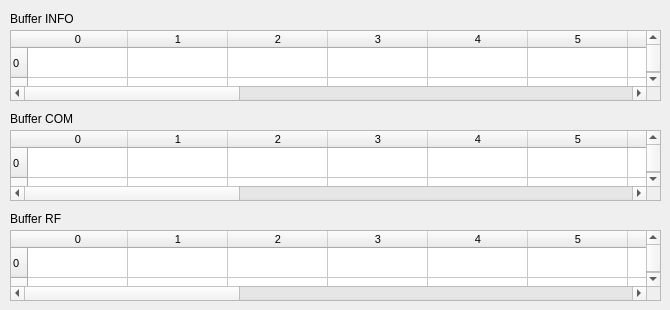
    <widget class="QWidget" name="tab_4">
     <attribute name="title">
      <string>Buffers</string>
     </attribute>
     <widget class="QTableWidget" name="table_buff_info">
      <property name="geometry">
       <rect>
        <x>10</x>
        <y>30</y>
        <width>651</width>
        <height>71</height>
       </rect>
      </property>
      <property name="font">
       <font>
        <pointsize>8</pointsize>
       </font>
      </property>
      <row>
       <property name="text">
        <string>0</string>
       </property>
      </row>
      <row>
       <property name="text">
        <string>16</string>
       </property>
      </row>
      <row>
       <property name="text">
        <string>32</string>
       </property>
      </row>
      <column>
       <property name="text">
        <string>0</string>
       </property>
      </column>
      <column>
       <property name="text">
        <string>1</string>
       </property>
      </column>
      <column>
       <property name="text">
        <string>2</string>
       </property>
      </column>
      <column>
       <property name="text">
        <string>3</string>
       </property>
      </column>
      <column>
       <property name="text">
        <string>4</string>
       </property>
      </column>
      <column>
       <property name="text">
        <string>5</string>
       </property>
      </column>
      <column>
       <property name="text">
        <string>6</string>
       </property>
      </column>
      <column>
       <property name="text">
        <string>7</string>
       </property>
      </column>
      <column>
       <property name="text">
        <string>8</string>
       </property>
      </column>
      <column>
       <property name="text">
        <string>9</string>
       </property>
      </column>
      <column>
       <property name="text">
        <string>10</string>
       </property>
      </column>
      <column>
       <property name="text">
        <string>11</string>
       </property>
      </column>
      <column>
       <property name="text">
        <string>12</string>
       </property>
      </column>
      <column>
       <property name="text">
        <string>13</string>
       </property>
      </column>
      <column>
       <property name="text">
        <string>14</string>
       </property>
      </column>
      <column>
       <property name="text">
        <string>15</string>
       </property>
      </column>
      <column>
       <property name="text">
        <string>Ascii</string>
       </property>
      </column>
     </widget>
     <widget class="QTableWidget" name="table_buff_com">
      <property name="geometry">
       <rect>
        <x>10</x>
        <y>130</y>
        <width>651</width>
        <height>71</height>
       </rect>
      </property>
      <property name="font">
       <font>
        <pointsize>8</pointsize>
       </font>
      </property>
      <row>
       <property name="text">
        <string>0</string>
       </property>
      </row>
      <row>
       <property name="text">
        <string>16</string>
       </property>
      </row>
      <row>
       <property name="text">
        <string>32</string>
       </property>
      </row>
      <column>
       <property name="text">
        <string>0</string>
       </property>
      </column>
      <column>
       <property name="text">
        <string>1</string>
       </property>
      </column>
      <column>
       <property name="text">
        <string>2</string>
       </property>
      </column>
      <column>
       <property name="text">
        <string>3</string>
       </property>
      </column>
      <column>
       <property name="text">
        <string>4</string>
       </property>
      </column>
      <column>
       <property name="text">
        <string>5</string>
       </property>
      </column>
      <column>
       <property name="text">
        <string>6</string>
       </property>
      </column>
      <column>
       <property name="text">
        <string>7</string>
       </property>
      </column>
      <column>
       <property name="text">
        <string>8</string>
       </property>
      </column>
      <column>
       <property name="text">
        <string>9</string>
       </property>
      </column>
      <column>
       <property name="text">
        <string>10</string>
       </property>
      </column>
      <column>
       <property name="text">
        <string>11</string>
       </property>
      </column>
      <column>
       <property name="text">
        <string>12</string>
       </property>
      </column>
      <column>
       <property name="text">
        <string>13</string>
       </property>
      </column>
      <column>
       <property name="text">
        <string>14</string>
       </property>
      </column>
      <column>
       <property name="text">
        <string>15</string>
       </property>
      </column>
      <column>
       <property name="text">
        <string>Ascii</string>
       </property>
      </column>
     </widget>
     <widget class="QTableWidget" name="table_buff_RF">
      <property name="geometry">
       <rect>
        <x>10</x>
        <y>230</y>
        <width>651</width>
        <height>71</height>
       </rect>
      </property>
      <property name="font">
       <font>
        <pointsize>8</pointsize>
       </font>
      </property>
      <row>
       <property name="text">
        <string>0</string>
       </property>
      </row>
      <row>
       <property name="text">
        <string>16</string>
       </property>
      </row>
      <row>
       <property name="text">
        <string>32</string>
       </property>
      </row>
      <column>
       <property name="text">
        <string>0</string>
       </property>
      </column>
      <column>
       <property name="text">
        <string>1</string>
       </property>
      </column>
      <column>
       <property name="text">
        <string>2</string>
       </property>
      </column>
      <column>
       <property name="text">
        <string>3</string>
       </property>
      </column>
      <column>
       <property name="text">
        <string>4</string>
       </property>
      </column>
      <column>
       <property name="text">
        <string>5</string>
       </property>
      </column>
      <column>
       <property name="text">
        <string>6</string>
       </property>
      </column>
      <column>
       <property name="text">
        <string>7</string>
       </property>
      </column>
      <column>
       <property name="text">
        <string>8</string>
       </property>
      </column>
      <column>
       <property name="text">
        <string>9</string>
       </property>
      </column>
      <column>
       <property name="text">
        <string>10</string>
       </property>
      </column>
      <column>
       <property name="text">
        <string>11</string>
       </property>
      </column>
      <column>
       <property name="text">
        <string>12</string>
       </property>
      </column>
      <column>
       <property name="text">
        <string>13</string>
       </property>
      </column>
      <column>
       <property name="text">
        <string>14</string>
       </property>
      </column>
      <column>
       <property name="text">
        <string>15</string>
       </property>
      </column>
      <column>
       <property name="text">
        <string>Ascii</string>
       </property>
      </column>
     </widget>
     <widget class="QLabel" name="label_10">
      <property name="geometry">
       <rect>
        <x>10</x>
        <y>10</y>
        <width>81</width>
        <height>17</height>
       </rect>
      </property>
      <property name="text">
       <string>Buffer INFO</string>
      </property>
     </widget>
     <widget class="QLabel" name="label_11">
      <property name="geometry">
       <rect>
        <x>10</x>
        <y>110</y>
        <width>81</width>
        <height>17</height>
       </rect>
      </property>
      <property name="text">
       <string>Buffer COM</string>
      </property>
     </widget>
     <widget class="QLabel" name="label_12">
      <property name="geometry">
       <rect>
        <x>10</x>
        <y>210</y>
        <width>81</width>
        <height>17</height>
       </rect>
      </property>
      <property name="text">
       <string>Buffer RF</string>
      </property>
     </widget>
    </widget>
